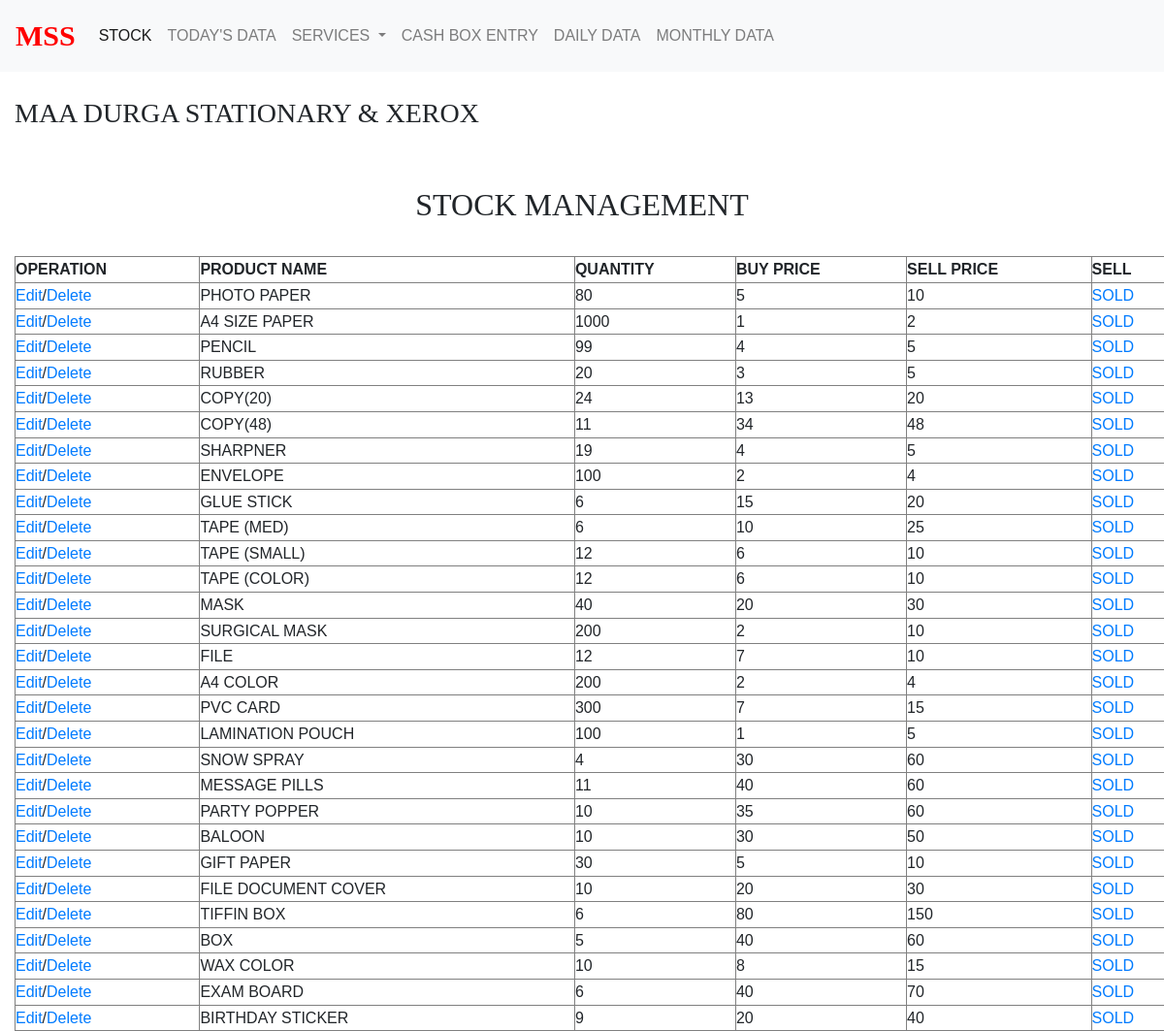
The page /Admin/productSale.php on the database its author committed.
### tables this page shows
CREATE TABLE `addproduct` (
  `ProductName` varchar(30) NOT NULL,
  `Quantity` int(4) NOT NULL,
  `BuyPrice` int(5) NOT NULL,
  `SellPrice` int(5) NOT NULL,
  `CreatedOn` date NOT NULL,
  `UpdatedOn` date NOT NULL
);

### Admin/productSale.php (the view, shortened to what this page needs)
<!DOCTYPE html>
<html lang="en">
<head>
    <link rel="stylesheet" type="text/css" href="https://cdn.datatables.net/v/dt/dt-1.10.16/datatables.min.css"/>
    <?php  include("../Include/cdn.php");  ?>
</head>
<body>
    <?php
        include("../Include/navbar.php");
        include("../Include/Title.php");
        include("../Include/database.php");
        $sql1 = "select * from addproduct";
        echo"<br><h2 style='text-align:center;'class='font'>STOCK MANAGEMENT</h2><br>";
        echo"<div class='container-fluid' id='divv' style='overflow-x:auto;'>";
            echo"<center><table id='usetTable' border='1' width='1200'>";
            echo"<thead><th>OPERATION</th><th>PRODUCT NAME</th><th>QUANTITY</th><th>BUY PRICE</th><th>SELL PRICE</th><th>SELL</th></thead><tbody>";
            if ($result = mysqli_query($con, $sql1))
            while ($row = mysqli_fetch_assoc($result)) {
                echo"<tr>";
                echo"<td><a href='editProduct.php?Pname=".$row['ProductName']."'>Edit</a>/<a href= 'deleteProduct.php?Pname=".$row['ProductName']."'>Delete</a>";
                echo "<td>".$row["ProductName"]."</td>";
                echo "<td>".$row["Quantity"]."</td>";
                echo "<td>".$row["BuyPrice"]."</td>";
                echo "<td>".$row["SellPrice"]."</td>";
                echo"<td><a href='ajaxManage.php?Pname=".$row['ProductName']."'>SOLD</a></td>";
                echo"</tr>";
            }
            echo"</table></tbody></center></div>";
    ?>
</body>
</html>

### Include/cdn.php (shortened to what this page needs)
<link rel="stylesheet" href="https://stackpath.bootstrapcdn.com/bootstrap/4.4.1/css/bootstrap.min.css">
<link rel="stylesheet" href="/myproject/Include/font.css">
<link rel="stylesheet" href="/myproject/Include/style.css">
<link rel="stylesheet" href="http://maxcdn.bootstrapcdn.com/font-awesome/4.2.0/css/font-awesome.min.css"><link rel="stylesheet" href="http://maxcdn.bootstrapcdn.com/font-awesome/4.2.0/css/font-awesome.min.css">

### Include/navbar.php (shortened to what this page needs)
<nav class="navbar navbar-expand-lg navbar-light bg-light">
  <div class="collapse navbar-collapse" id="navbarTogglerDemo01">
    <a style="color:red; font-weight:bold; font-size:30px" class="navbar-brand font" href="index.php">MSS</a>
    <ul class="navbar-nav mr-auto mt-2 mt-lg-0">
      <li class="nav-item active">
        <a class="nav-link" href="productSale.php">STOCK<span class="sr-only">(current)</span></a>
      </li>
      <li class="nav-item">
        <a class="nav-link" href="dailyAnalysis.php">TODAY'S DATA</a>
      </li>
      <li class="nav-item dropdown">
        <a class="nav-link dropdown-toggle" href="#" id="navbarDropdownMenuLink" data-toggle="dropdown" aria-haspopup="true" aria-expanded="false">
          SERVICES
        </a>
      </li>
      <li class="nav-item">
        <a class="nav-link" href="cashBox.php">CASH BOX ENTRY</a>
      </li>
      <li class="nav-item">
        <a class="nav-link" href="monthlyAnalysis.php">DAILY DATA</a>
      </li>
      <li class="nav-item">
        <a class="nav-link" href="monthData.php">MONTHLY DATA</a>
      </li>
    </ul>
  </div>
</nav>

### Include/Title.php
<br><h3 class="font col-sm-12 col-lg-12 col-md-12">MAA DURGA STATIONARY & XEROX</h1><br>

### Include/style.css (style rules this page uses)
* { padding:0; margin:0; }
html { background-color: #eaf0f2; }
body { font:16px/1.6 Arial, sans-serif; }

### rows shown on the page
addproduct: ProductName "PHOTO PAPER", Quantity "80", BuyPrice "5", SellPrice "10"
addproduct: ProductName "A4 SIZE PAPER", Quantity "1000", BuyPrice "1", SellPrice "2"
addproduct: ProductName "PENCIL", Quantity "99", BuyPrice "4", SellPrice "5"
addproduct: ProductName "RUBBER", Quantity "20", BuyPrice "3", SellPrice "5"
addproduct: ProductName "COPY(20)", Quantity "24", BuyPrice "13", SellPrice "20"
addproduct: ProductName "COPY(48)", Quantity "11", BuyPrice "34", SellPrice "48"
addproduct: ProductName "SHARPNER", Quantity "19", BuyPrice "4", SellPrice "5"
addproduct: ProductName "ENVELOPE", Quantity "100", BuyPrice "2", SellPrice "4"
addproduct: ProductName "GLUE STICK", Quantity "6", BuyPrice "15", SellPrice "20"
addproduct: ProductName "TAPE (MED)", Quantity "6", BuyPrice "10", SellPrice "25"
addproduct: ProductName "TAPE (SMALL)", Quantity "12", BuyPrice "6", SellPrice "10"
addproduct: ProductName "TAPE (COLOR)", Quantity "12", BuyPrice "6", SellPrice "10"
addproduct: ProductName "MASK", Quantity "40", BuyPrice "20", SellPrice "30"
addproduct: ProductName "SURGICAL MASK", Quantity "200", BuyPrice "2", SellPrice "10"
addproduct: ProductName "FILE", Quantity "12", BuyPrice "7", SellPrice "10"
addproduct: ProductName "A4 COLOR", Quantity "200", BuyPrice "2", SellPrice "4"
addproduct: ProductName "PVC CARD", Quantity "300", BuyPrice "7", SellPrice "15"
addproduct: ProductName "LAMINATION POUCH", Quantity "100", BuyPrice "1", SellPrice "5"
addproduct: ProductName "SNOW SPRAY", Quantity "4", BuyPrice "30", SellPrice "60"
addproduct: ProductName "MESSAGE PILLS", Quantity "11", BuyPrice "40", SellPrice "60"
addproduct: ProductName "PARTY POPPER", Quantity "10", BuyPrice "35", SellPrice "60"
addproduct: ProductName "BALOON", Quantity "10", BuyPrice "30", SellPrice "50"
addproduct: ProductName "GIFT PAPER", Quantity "30", BuyPrice "5", SellPrice "10"
addproduct: ProductName "FILE DOCUMENT COVER", Quantity "10", BuyPrice "20", SellPrice "30"
addproduct: ProductName "TIFFIN BOX", Quantity "6", BuyPrice "80", SellPrice "150"
addproduct: ProductName "BOX", Quantity "5", BuyPrice "40", SellPrice "60"
addproduct: ProductName "WAX COLOR", Quantity "10", BuyPrice "8", SellPrice "15"
addproduct: ProductName "EXAM BOARD", Quantity "6", BuyPrice "40", SellPrice "70"
addproduct: ProductName "BIRTHDAY STICKER", Quantity "9", BuyPrice "20", SellPrice "40"
